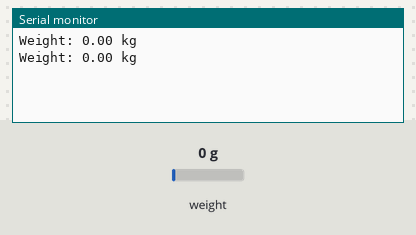
A sketch run on a simulated Arduino Uno, built with avr-gcc and run on an emulated ATmega328P. Shown: the last lines printed to the serial monitor. The inputs (shaded band) are chosen by the test bench; at power-on: weight on the scale 0 g.

Above: at 2.0 s.
2.1 s: weight on the scale set to 100 g
At 2.6 s:
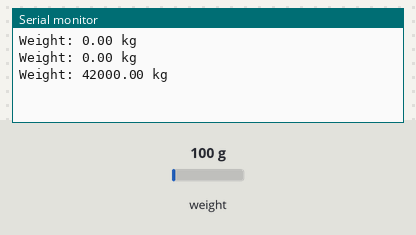
3.6 s: weight on the scale set to 1250 g
At 5.4 s:
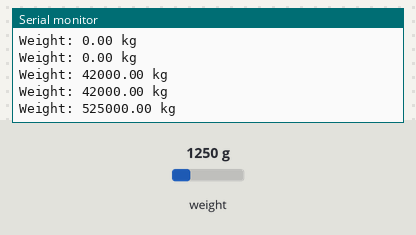
Timing chart, 0 to 6.9 s (numbered marks = the images above; inputs shaded):
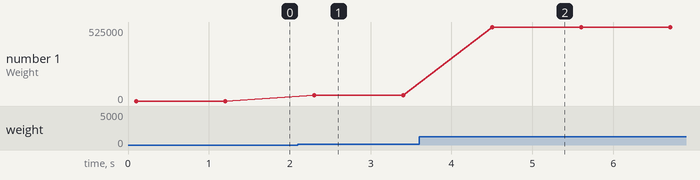

Measured:
- after the input at 2.1 s, the serial monitor: prints a new line after 0.20 s (image 1)
- after the input at 3.6 s, the serial monitor: prints a new line after 0.90 s (image 2)
- plotted number 1: 0 → 42000 after the input at 2.1 s, 42000 → 525000 after the input at 3.6 s

The sketch:

sketch_aug05a.ino
```cpp
#include <HX711.h>

const int LOADCELL_DOUT_PIN = 3;
const int LOADCELL_SCK_PIN = 2;

HX711 scale;

void setup() {
  Serial.begin(9600);
  scale.begin(LOADCELL_DOUT_PIN, LOADCELL_SCK_PIN);
}

void loop() {
  // Replace 1.0 with your calibration factor for accurate measurements
  float calibration_factor = 1.0;

  scale.set_scale(calibration_factor); // Set calibration factor
  float weight = scale.get_units(); // Get the weight reading
  Serial.print("Weight: ");
  Serial.print(weight);
  Serial.println(" kg");

  delay(1000); // Wait for a second
}
```
